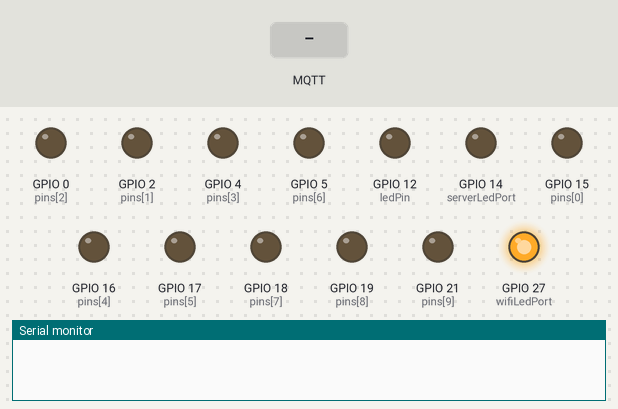
The sketch below on a simulated ESP32. On the bench: output pins drawn as LEDs (lit = HIGH), the last lines printed to the serial monitor. The test bench sets the inputs (shaded band). WiFi joins after 1.5 s; servers stay silent unless stated; no MQTT or app messages arrive unless stated.

Above: at 0.1 s.
At 1.0 s:
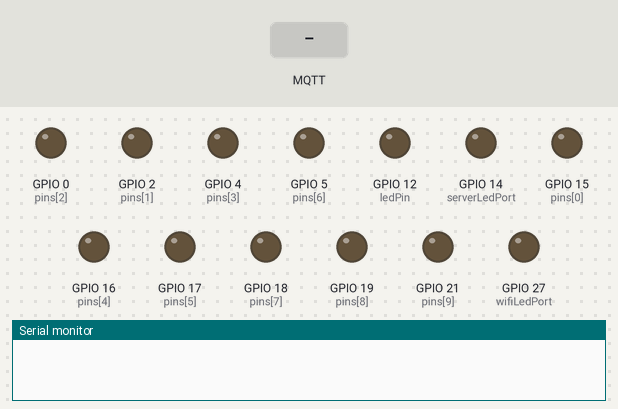
At 3.0 s:
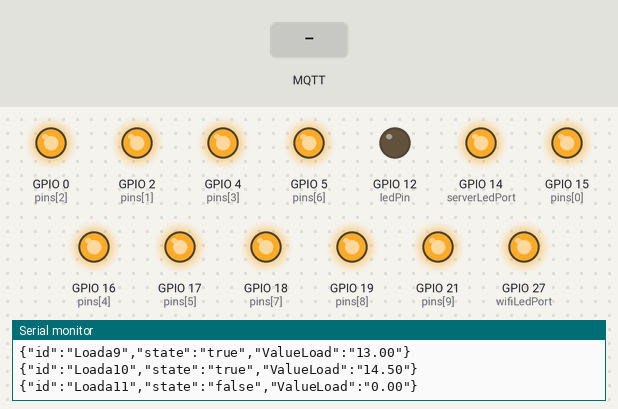
3.1 s: MQTT message "true" arrives on the first subscribed topic
4.6 s: MQTT message "on" arrives on the first subscribed topic
Timing chart, 0 to 7.6 s (numbered marks = the images above; inputs shaded):
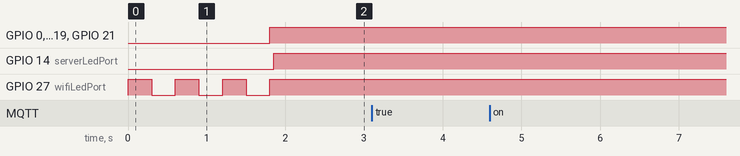

The sketch:

esp1-code.ino
```cpp
#include "WiFi.h"
#include "PubSubClient.h"
#include "ArduinoJson.h"


String broker = "ip-160-153-252-170.ip.secureserver.net";
int port = 1883;
String topicIn = "loads-control";
String topicOut = "loads-updates";
const char* ssid ="im graduating";
const char* password ="passwordhh";
int wifiLedPort = 27;
int serverLedPort = 14;
const String id = "ESP-A";
float counter = 0;
String username = "espUser";
String sPassword = "3R_fv!PvDyDnD64wB@-$e9k";

const int ledPin = 12;
int buttonPin = 13 ;

StaticJsonDocument<300> loads; //Memory pool
String loadsNames [] = {"Loada1", "Loada2", "Loada3", "Loada4", "Loada5", "Loada6", "Loada7", "Loada8", "Loada9", "Loada10","Loada11"};
float loadsPower [] = {22.5, 12.5, 21.5, 12.5, 10, 7, 15, 3, 13, 14.5, 0};
int pins [] = {15, 2, 0, 4, 16, 17, 5, 18, 19, 21, 12};

bool statuses [] = {true,true,true,true,true,true,true,true,true,true, false};
int additionalLoadValues[] = {0, 10, 20, 30, 40};
int additionalLoadIndex = 0;
StaticJsonDocument<256> doc;

int indexOf (String arr[], String value) {
    int s = sizeof(arr)/sizeof(int);
    //Serial.println(s);
    for (int i=0; i < 17;i++) {
      if (arr[i] == value) {
        return i;
      }
    }
    return -1;
}

void parseMessage(String msg){
  Serial.println("parsing");
  Serial.println(msg);
  auto error = deserializeJson(doc, msg);
  if (error) { //Check for errors in parsing
  Serial.println("Parsing failed");
  delay(5000);
  return;}

  const char * lid = doc["id"];
  const char * loadsA = doc["loadA"];
  const char * loadsB = doc["loadB"];

  String s = doc["state"];
  String valueLoadStr = doc["ValueLoad"];
  bool state = s == "true";
  if (lid){
    Serial.println(lid);
    Serial.println(state);
    int index = indexOf(loadsNames, lid);
    if (index >= 0) {
    Serial.println(index);
    Serial.print(pins[index]);
    bool currentStatus = statuses[index];
    statuses[index] = state;
    if (valueLoadStr) {
     float loadValue = valueLoadStr.toFloat();
     loadsPower[index] = loadValue;
    }
    if (currentStatus != state) {
      publishStatus(index);
      }
    }
    }
    if (loadsA) {
      Serial.println(loadsA);
    }


  }

void callback(char* topic, byte* payload, unsigned int length) {

  if (String(topic) == topicIn){ //loadcontrol channel
    Serial.println("it is my topic");
    String msg = String((char*) payload); //convert from bytes to string
    msg = msg.substring(0, length); //to avoid noise
    parseMessage(msg);
    }
  }

WiFiClient mqttClient; //mqttClient is a variale of type wificlient
PubSubClient client(mqttClient);

void publishStatus(int loadIndex) {
        String loadId = loadsNames[loadIndex];
        bool loadStatus = statuses[loadIndex];
        float value = loadsPower[loadIndex];
        String msg = String("{" + String('"') + "id" + String('"') + ":" + String('"') + loadId + String('"'));
        msg = msg + "," + String('"') + "state" + String('"')+ ":" + String('"') + String(loadStatus ? "true" : "false") + String('"');
        msg = msg + "," + String('"') + "ValueLoad" + String('"')+ ":" + String('"') + String(value) + String('"');
        msg = msg + "}";
        Serial.println(msg);
        if (client.publish(topicOut.c_str(), msg.c_str())) {}
}

void reconnect() {
  // Loop until we're reconnected
  while (!client.connected()) {
    Serial.print("Attempting MQTT connection...");
    // Attempt to connect
    if (client.connect(id.c_str(),username.c_str(),sPassword.c_str())) { //if i got auth from authentication
      digitalWrite(serverLedPort, HIGH);
      Serial.println("connected");
        for (int i=0; i < 11; i++) {
          publishStatus(i);
        }
      client.subscribe(topicIn.c_str());
    } else {
      digitalWrite(serverLedPort, HIGH);
      delay(500);
      digitalWrite(serverLedPort, LOW);
      delay(500);
    }
  }
}


void setup() {

pinMode(wifiLedPort,OUTPUT);
pinMode(serverLedPort,OUTPUT);

pinMode(ledPin, OUTPUT);
pinMode(buttonPin, INPUT);
  for (int i =0; i < 11; i++) {
      pinMode(pins[i],OUTPUT);
  }
Serial.begin(9600); //to show output on serial monitor or plotter //number of bits per second sent from esp through serial
WiFi.begin(ssid, password);
while (WiFi.status() != WL_CONNECTED)
{
  digitalWrite(wifiLedPort,HIGH);
  delay(300);
  digitalWrite(wifiLedPort,LOW);
  delay(300);
  //Serial.println(WiFi.status());

  }
  if (WiFi.status() == WL_CONNECTED){
    Serial.println(WiFi.localIP());
  client.setServer(broker.c_str(), port); //setup for server
  client.setCallback(callback); //when you get data from server(broker), callback is the function to process this data. (asynchronous func)
  digitalWrite(wifiLedPort,HIGH);
  }

}

  int loadIndex = 0;
  bool dirtyBit = true;
void loop() {

  while (counter < 1000*60){ //takes one minute to send update
   counter++;
 for (int i =0; i < 11; i++) {
    if (statuses[i]) {
      digitalWrite(pins[i],HIGH);
    } else {
      digitalWrite(pins[i],LOW);
    }
  }
        /**/
  /*int ButtonState = 0;
  ButtonState = digitalRead(buttonPin); // read the button pin and store in ButtonState variable

  if (ButtonState == HIGH && dirtyBit) {

    dirtyBit = false;
    delay(200);
    if (ButtonState == HIGH ) {
        Serial.println(ButtonState ? "high":"low");
      loadIndex = (loadIndex + 1) % 5;
      statuses[10] = additionalLoadValues[loadIndex] > 0;
      loadsPower[10] = additionalLoadValues[loadIndex];
      publishStatus(10);
      delay(100);
      Serial.println(loadIndex);
     }
  } else {
      delay (20);
      if (ButtonState == LOW) {
      dirtyBit = true;
      }
     }*/
    if (!client.connected()){
    reconnect(); }
    client.loop(); // to test if there are any new messages

  delay(1);
  }

   counter = 0;
  delay(200);
if (!client.connected()) {
    reconnect();

  }
  else{
        for (int i=0; i < 11; i++) {
          publishStatus(i);
        }
  }
}
```
